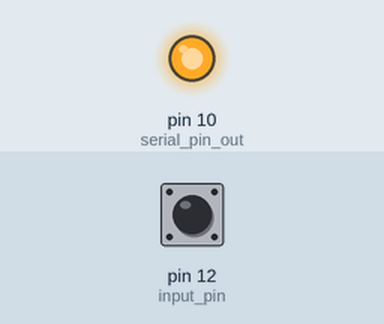
Simulated run of this sketch. Board: Arduino Uno, built with avr-gcc and run on an emulated ATmega328P. On the bench: output pins drawn as LEDs (lit = HIGH). The test bench sets the inputs (shaded band); at power-on: pin 12 (input_pin) HIGH.

Above: at 0.8 s.
0.9 s: pin 12 (input_pin) pulsed LOW 2 times (0.12 s each, 0.3 s apart)
Timing chart, 0 to 3.9 s (numbered marks = the images above; inputs shaded):
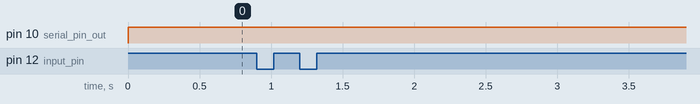

The sketch:

hello.button.45.c.ino
```cpp
// (licence header left out)
#include <avr/io.h>
#include <util/delay.h>

#define output(directions,pin) (directions |= pin) // set port direction for output
#define input(directions,pin) (directions &= (~pin)) // set port direction for input
#define set(port,pin) (port |= pin) // set port pin
#define clear(port,pin) (port &= (~pin)) // clear port pin
#define pin_test(pins,pin) (pins & pin) // test for port pin
#define bit_test(byte,bit) (byte & (1 << bit)) // test for bit set
#define bit_delay_time 102 // bit delay for 9600 with overhead
#define bit_delay() _delay_us(bit_delay_time) // RS232 bit delay
#define half_bit_delay() _delay_us(bit_delay_time/2) // RS232 half bit delay

#define input_port PORTB
#define input_direction DDRB
#define input_pin (1 << PB4)
#define input_pins PINB
#define serial_port PORTB
#define serial_direction DDRB
#define serial_pin_out (1 << PB2)

void put_char(volatile unsigned char *port, unsigned char pin, char txchar) {
   //
   // send character in txchar on port pin
   //    assumes line driver (inverts bits)
   //
   // start bit
   //
   clear(*port,pin);
   bit_delay();
   //
   // unrolled loop to write data bits
   //
   if bit_test(txchar,0)
      set(*port,pin);
   else
      clear(*port,pin);
   bit_delay();
   if bit_test(txchar,1)
      set(*port,pin);
   else
      clear(*port,pin);
   bit_delay();
   if bit_test(txchar,2)
      set(*port,pin);
   else
      clear(*port,pin);
   bit_delay();
   if bit_test(txchar,3)
      set(*port,pin);
   else
      clear(*port,pin);
   bit_delay();
   if bit_test(txchar,4)
      set(*port,pin);
   else
      clear(*port,pin);
   bit_delay();
   if bit_test(txchar,5)
      set(*port,pin);
   else
      clear(*port,pin);
   bit_delay();
   if bit_test(txchar,6)
      set(*port,pin);
   else
      clear(*port,pin);
   bit_delay();
   if bit_test(txchar,7)
      set(*port,pin);
   else
      clear(*port,pin);
   bit_delay();
   //
   // stop bit
   //
   set(*port,pin);
   bit_delay();
   //
   // char delay
   //
   bit_delay();
   }

int main(void) {
   //
   // main
   //
   // set clock divider to /1
   //
   CLKPR = (1 << CLKPCE);
   CLKPR = (0 << CLKPS3) | (0 << CLKPS2) | (0 << CLKPS1) | (0 << CLKPS0);
   //
   // initialize pins
   //
   set(serial_port, serial_pin_out);
   output(serial_direction, serial_pin_out);
   set(input_port, input_pin); // turn on pull-up
   input(input_direction, input_pin);
   //
   // main loop
   //
   while (1) {
      //
      // wait for button down
      //
      while (0 != pin_test(input_pins,input_pin))
         ;
      put_char(&serial_port, serial_pin_out, 'd');
      //
      // wait for button up
      //
      while (0 == pin_test(input_pins,input_pin))
         ;
      put_char(&serial_port, serial_pin_out, 'u');
      }
   }
```
